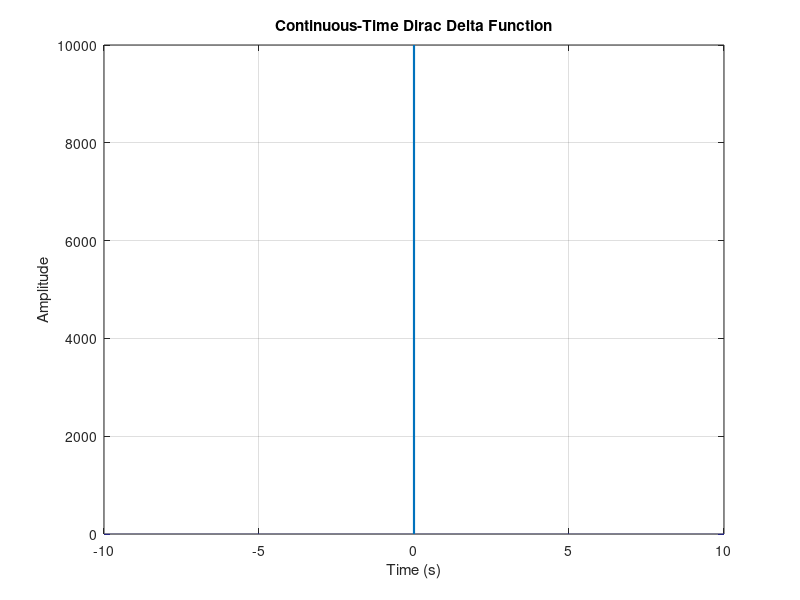
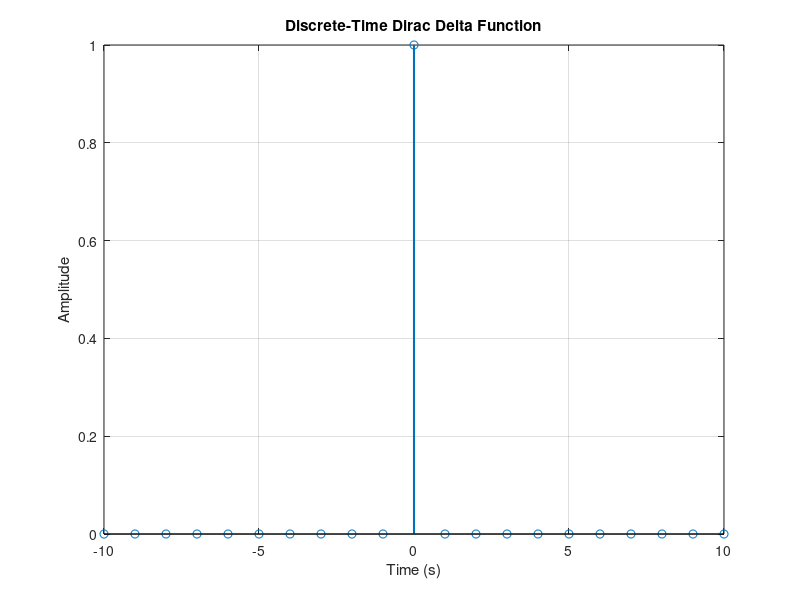
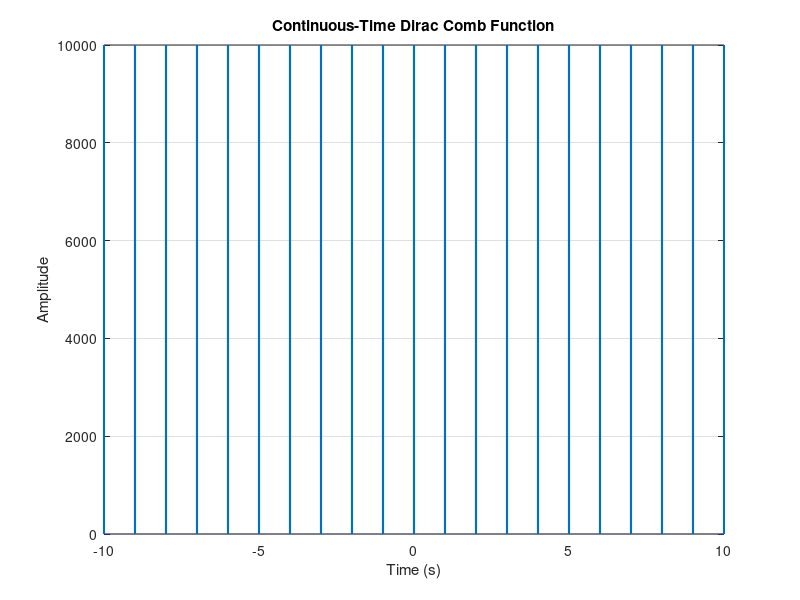
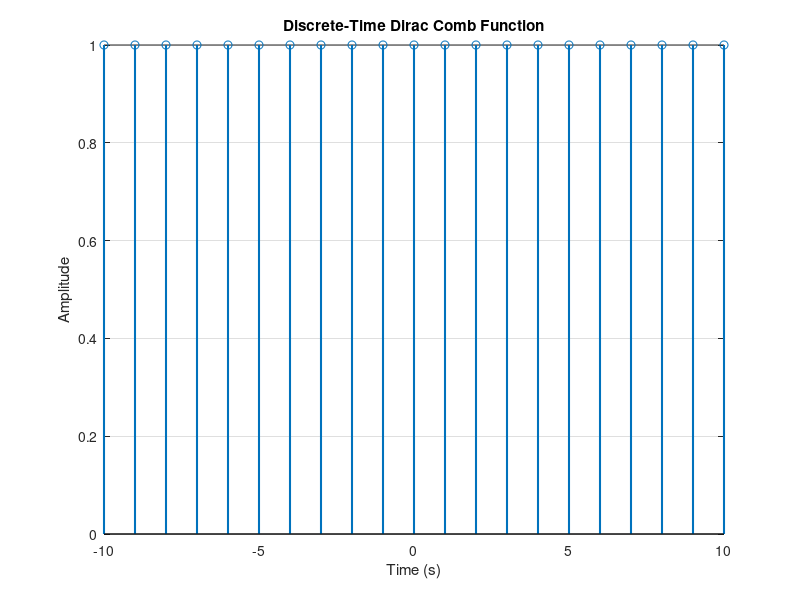

Source code (MATLAB) for these figures, in order:
%% *Basics of Signal Processing - Basic Signals*
%% Clear the workspace
close all;
clear;
clc;

%% Dirac Delta Function
% The continuous-time dirac delta function is defined as follows:
%
% $$\delta(t) = \begin{cases} 0, & t \neq 0 \\ \infty, & t = 0 \end{cases}$$
%
% The discrete-time dirac delta function is defined as follows:
%
% $$\delta[n] = \begin{cases} 0, & n \neq 0 \\ 1, & n = 0 \end{cases}$$
%
% * The dirac delta function is also known as the unit impulse function.
% * It is a function that is zero everywhere except at the origin, where it is
% infinite.
% * The dirac delta function is used to model a unit impulse in
% signal processing.
% * The dirac delta function is also used to model a
% single sample in discrete-time signal processing.
% * The dirac delta function is used to represent the impulse response of
% an LTI system.
% * The infinity can not be represented in MATLAB. Therefore, we can
% represent the dirac delta function as $1/T_s = f_s$, where $T_s$ is the
% sampling time and $f_s$ is the sampling frequency.
% We can define continuous-time dirac delta function as follows:
fs = 1e4;
t = -10:1 / fs:10;
N = length(t);
delta = zeros(N, 1);
delta(t == 0) = fs;
figure('Name', 'Continuous-Time Dirac Delta Function');
plot(t, delta, 'LineWidth', 1.5);
xlabel('Time (s)');
ylabel('Amplitude');
title('Continuous-Time Dirac Delta Function');
grid on;

%%%
% We can define discrete-time dirac delta function as follows:
n = -10:10;
N = length(n);
delta = zeros(N, 1);
delta(n == 0) = 1;
figure('Name', 'Discrete-Time Dirac Delta Function');
stem(n, delta, 'LineWidth', 1.5);
xlabel('Time (s)');
ylabel('Amplitude');
title('Discrete-Time Dirac Delta Function');
grid on;

%% Dirac Comb Function
% The Dirac comb function is a periodic function that is zero everywhere except
% at integer multiples of the period, where it is infinite.
% * The Dirac comb function is used to represent the sampling process in
% signal processing.
% * The Dirac comb function is used to represent the periodic impulse
% response of an LTI system.
% We can define continuous-time Dirac comb function as follows:
fs = 1e4;
t = -10:1 / fs:10;
N = length(t);
figure('Name', 'Dirac Comb Function');
dirac_comb = zeros(N, 1);
dirac_comb(mod(t, 1) == 0) = fs;
plot(t, dirac_comb, 'LineWidth', 1.5);
xlabel('Time (s)');
ylabel('Amplitude');
title('Continuous-Time Dirac Comb Function');
grid on;

%%%
% We can define discrete-time Dirac comb function as follows:
n = -10:10;
N = length(n);
figure('Name', 'Discrete-Time Dirac Comb Function');
dirac_comb = zeros(N, 1);
dirac_comb(mod(n, 1) == 0) = 1;
stem(n, dirac_comb, 'LineWidth', 1.5);
xlabel('Time (s)');
ylabel('Amplitude');
title('Discrete-Time Dirac Comb Function');
grid on;
